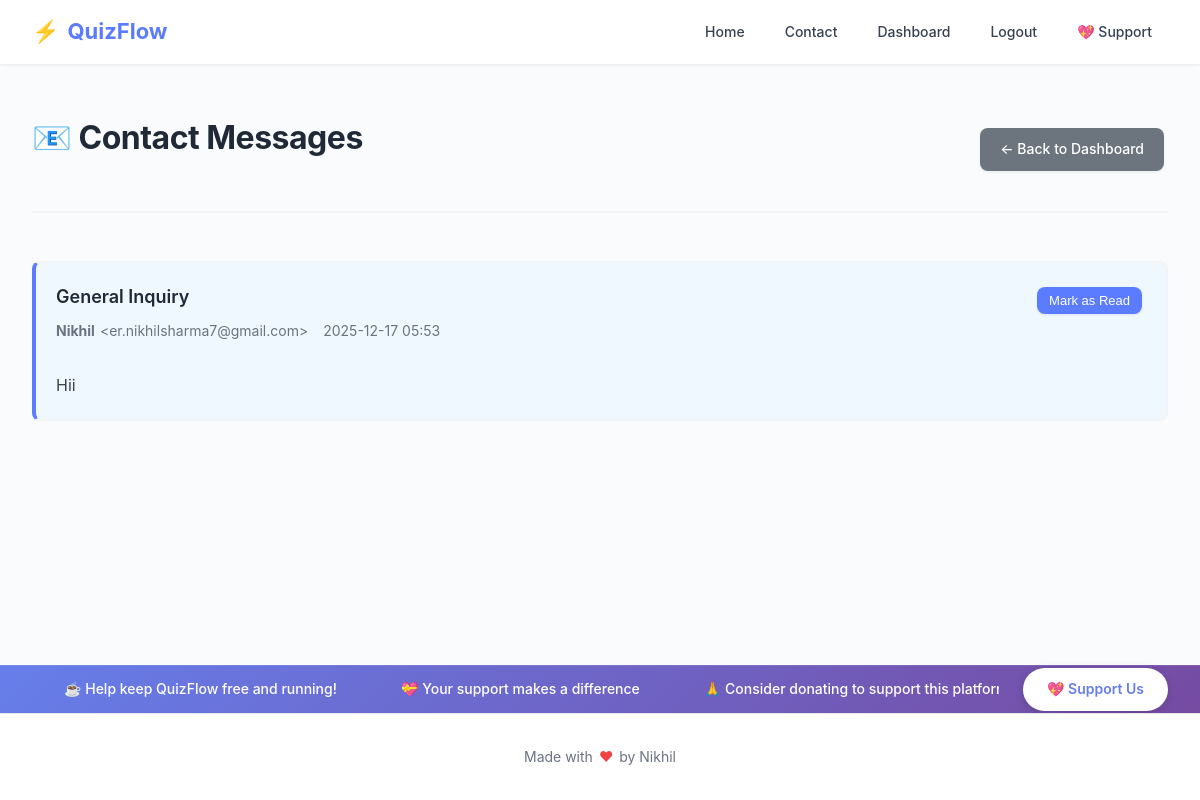
/admin/messages (signed in), run on the app's committed database.
### tables this page shows
CREATE TABLE contact_messages (
                    id INTEGER PRIMARY KEY AUTOINCREMENT,
                    name TEXT NOT NULL,
                    email TEXT NOT NULL,
                    subject TEXT NOT NULL,
                    message TEXT NOT NULL,
                    created_at TIMESTAMP DEFAULT CURRENT_TIMESTAMP,
                    read BOOLEAN DEFAULT 0
                );

### routes/admin.py (the view)
    def decorated_function(*args, **kwargs):
        if not session.get('admin'):
            return redirect(url_for('admin.login'))
        return f(*args, **kwargs)

### models/database.py (called while the page is built, shortened)
    @contextmanager
    def get_connection(self):
        conn = getattr(self._local, 'connection', None)
        try:
            yield conn
            conn.commit()
        except Exception:
            conn.rollback()
            raise

    def get_contact_messages(self, limit=50, unread_only=False):
        with self.get_connection() as conn:
            cursor = conn.cursor()
            if unread_only:
                cursor.execute('SELECT * FROM contact_messages WHERE read = 0 ORDER BY created_at DESC LIMIT ?', (limit,))
            else:
                cursor.execute('SELECT * FROM contact_messages ORDER BY created_at DESC LIMIT ?', (limit,))
            rows = cursor.fetchall()
            return [{
                'id': row['id'],
                'name': row['name'],
                'email': row['email'],
                'subject': row['subject'],
                'message': row['message'],
                'created_at': row['created_at'],
                'read': row['read']
            } for row in rows]

### routes/admin.py (called while the page is built)
def admin_required(f):
    def decorated_function(*args, **kwargs):
        if not session.get('admin'):
            return redirect(url_for('admin.login'))
        return f(*args, **kwargs)
    decorated_function.__name__ = f.__name__
    return decorated_function

@admin.route('/messages')
@admin_required
def messages():
    all_messages = db.get_contact_messages(limit=100)
    return render_template('admin/messages.html', messages=all_messages)

### templates/admin/messages.html (shortened to what this page needs)
{% extends "base.html" %}
{% block content %}
<div class="page-header">
    <h1>📧 Contact Messages</h1>
    <div class="header-actions">
        <a href="{{ url_for('admin.dashboard') }}" class="btn btn-secondary">← Back to Dashboard</a>
    </div>
</div>
<div class="admin-section">
    {% if messages %}
    <div class="messages-list">
        {% for msg in messages %}
        <div class="message-card {% if not msg.read %}unread{% endif %}">
            <div class="message-header">
                <div class="message-info">
                    <h3>{{ msg.subject }}</h3>
                    <div class="message-meta">
                        <span class="message-from">
                            <strong>{{ msg.name }}</strong>
                            &lt;{{ msg.email }}&gt;
                        </span>
                        <span class="message-date">{{ msg.created_at[:16] }}</span>
                    </div>
                </div>
                {% if not msg.read %}
                <form method="POST" action="{{ url_for('admin.mark_read', message_id=msg.id) }}" style="display: inline;">
                    <button type="submit" class="btn btn-sm btn-primary">Mark as Read</button>
                </form>
                {% else %}
                <span class="read-badge">✓ Read</span>
                {% endif %}
            </div>
            <div class="message-body">
                <p>{{ msg.message }}</p>
            </div>
        </div>
        {% endfor %}
    </div>
    {% else %}
    <div class="empty-state">
        <div class="empty-state-icon">📭</div>
        <h3>No messages yet</h3>
        <p>Contact form submissions will appear here.</p>
    </div>
    {% endif %}
</div>
{% endblock %}

### static/css/style.css (style rules this page uses)
* { margin: 0; padding: 0; box-sizing: border-box; }
:root { --primary: #5B7CFF; --primary-light: #7B94FF; --primary-dark: #4A5FCC; --secondary: #6C757D; --success: #10B981; --danger: #EF4444; --warning: #F59E0B; --dark: #1F2937; --light: #F3F4F6; --bg: #FAFBFC; --white: #ffffff; --text: #374151; --text-light: #6B7280; --border: #E5E7EB; --shadow: rgba(0, 0, 0, 0.08); --shadow-lg: rgba(0, 0, 0, 0.12); --spacing-xs: 0.5rem; --spacing-sm: 1rem; --spacing-md: 1.5rem; --spacing-lg: 2rem; --spacing-xl: 3rem; --radius-sm: 8px; --radius-md: 12px; --radius-lg: 16px; --radius-xl: 24px; }
body { font-family: -apple-system, BlinkMacSystemFont, 'Inter', 'Segoe UI', 'Roboto', sans-serif; line-height: 1.6; color: var(--text); background: var(--bg); min-height: 100vh; display: flex; flex-direction: column; -webkit-font-smoothing: antialiased; -moz-osx-font-smoothing: grayscale; }
h1 { font-size: 32px; margin-bottom: var(--spacing-md); color: var(--dark); font-weight: 700; letter-spacing: -0.5px; }
h3 { font-size: 18px; margin-bottom: var(--spacing-sm); font-weight: 600; color: var(--dark); }
.btn { display: inline-flex; align-items: center; justify-content: center; gap: 6px; padding: 10px 20px; background: var(--primary); color: var(--white); border: none; border-radius: var(--radius-sm); cursor: pointer; text-decoration: none; font-size: 14px; font-weight: 500; transition: all 0.2s ease; margin: 4px; white-space: nowrap; box-shadow: 0 1px 3px var(--shadow); }
.btn-primary { background: var(--primary); }
.btn-secondary { background: var(--secondary); }
.btn-sm { padding: 6px 12px; font-size: 13px; }
.page-header { display: flex; justify-content: space-between; align-items: center; margin-bottom: var(--spacing-xl); padding-bottom: var(--spacing-md); border-bottom: 2px solid var(--light); }
.header-actions { display: flex; gap: var(--spacing-sm); align-items: center; }

### templates/admin/messages.html (style rules this page uses)
.messages-list { display: flex; flex-direction: column; gap: 20px; }
.message-card { background: var(--white); border: 2px solid var(--light); border-radius: 8px; padding: 20px; transition: all 0.2s; }
.message-card.unread { border-left: 4px solid var(--primary); background: #f0f8ff; }
.message-header { display: flex; justify-content: space-between; align-items: flex-start; margin-bottom: 15px; padding-bottom: 15px; border-bottom: 1px solid var(--light); }
.message-info h3 { margin: 0 0 8px 0; color: var(--dark); font-size: 18px; }
.message-meta { display: flex; gap: 15px; font-size: 14px; color: var(--text-light); flex-wrap: wrap; }
.message-from { display: flex; align-items: center; gap: 5px; }
.message-body p { margin: 0; line-height: 1.6; color: var(--text); white-space: pre-wrap; }

### data on the page
contact_messages: subject "General Inquiry", name "Nikhil", email "er.nikhilsharma7@gmail.com", created_at "2025-12-17 05:53", message "Hii"
